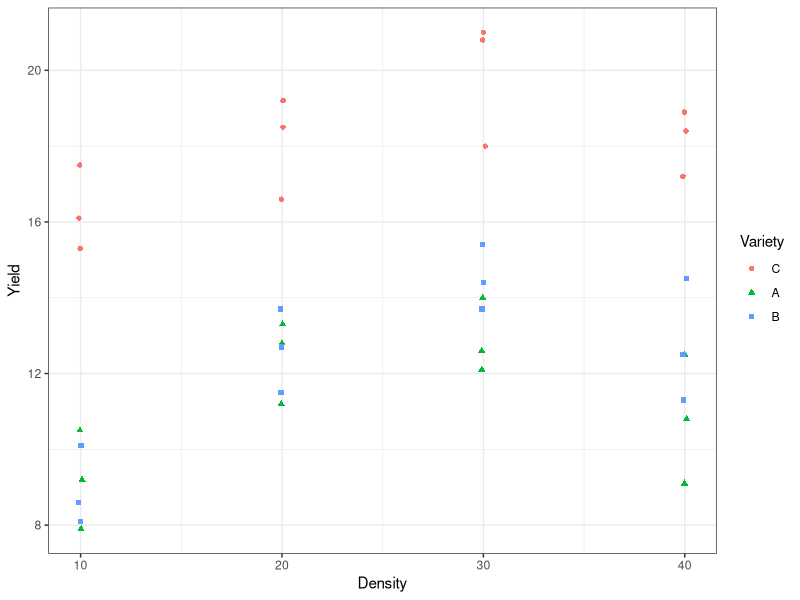
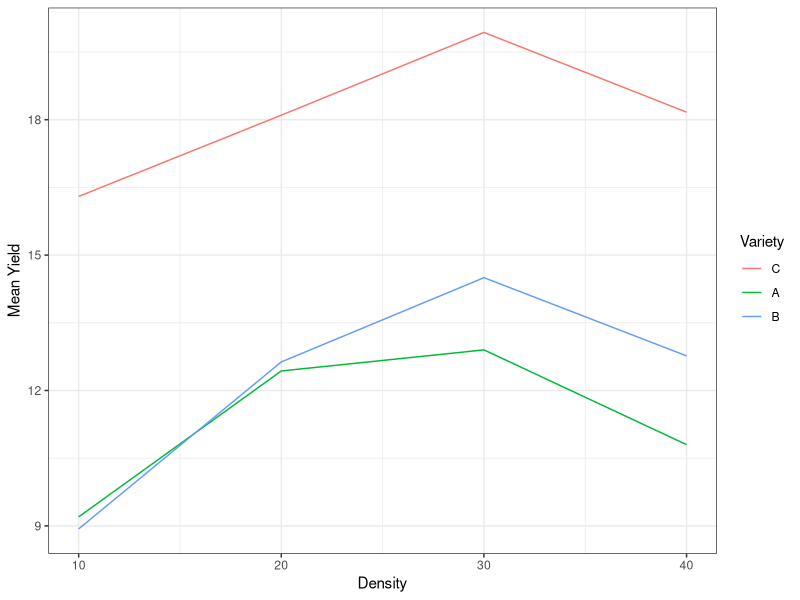
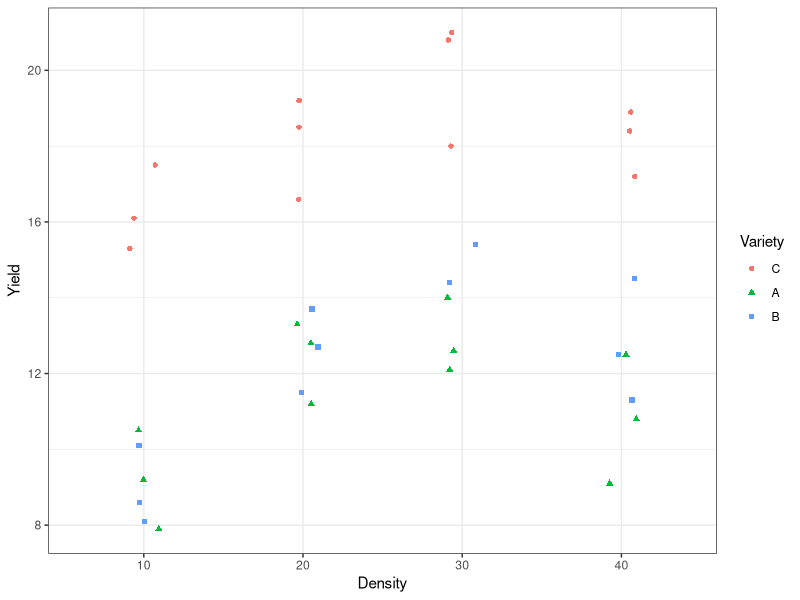
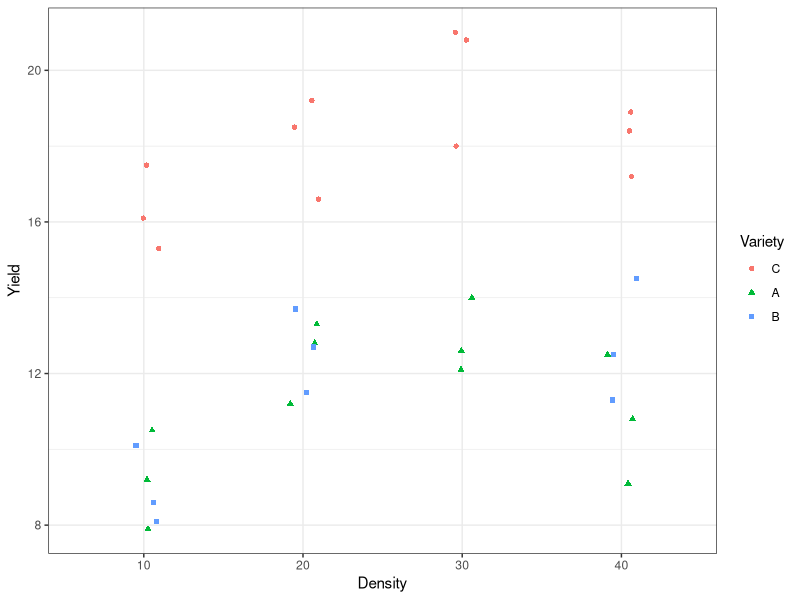
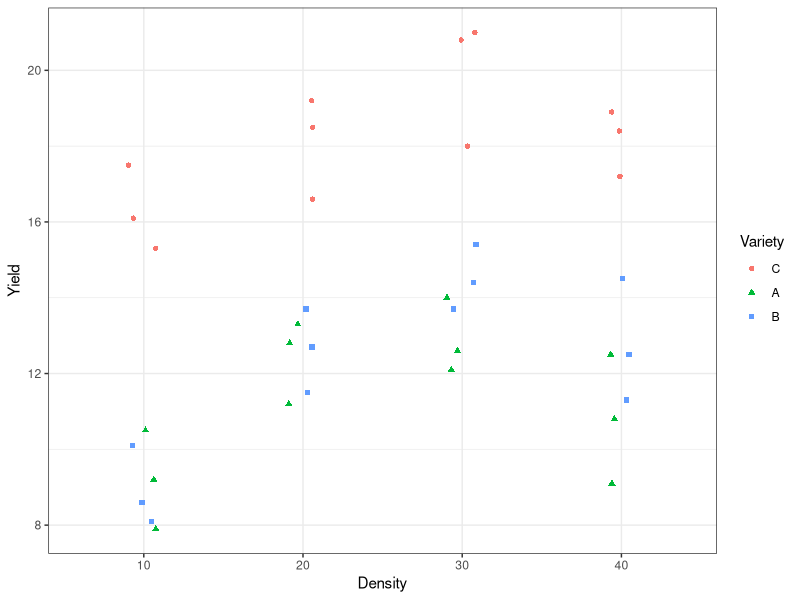
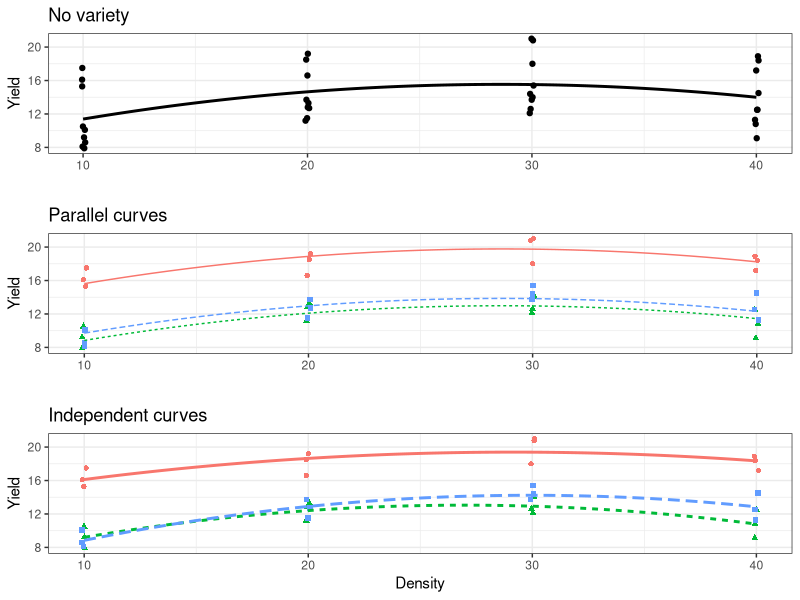
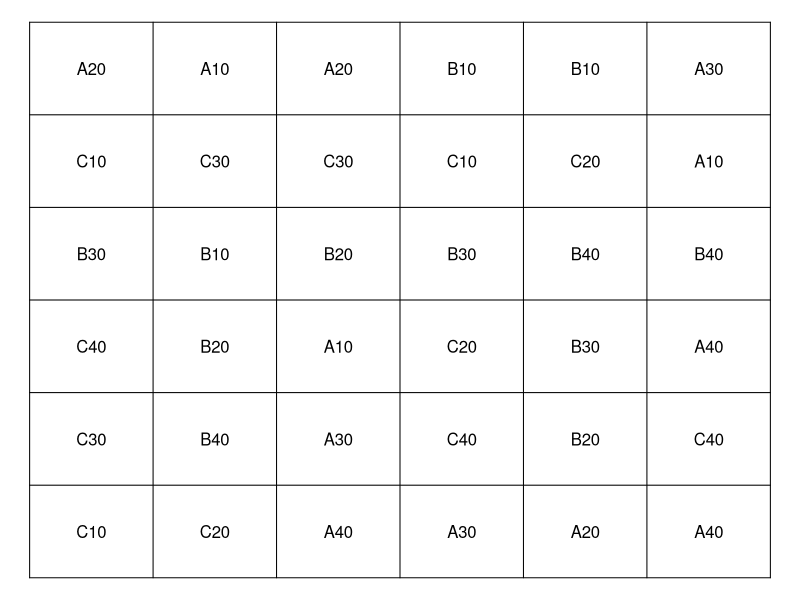
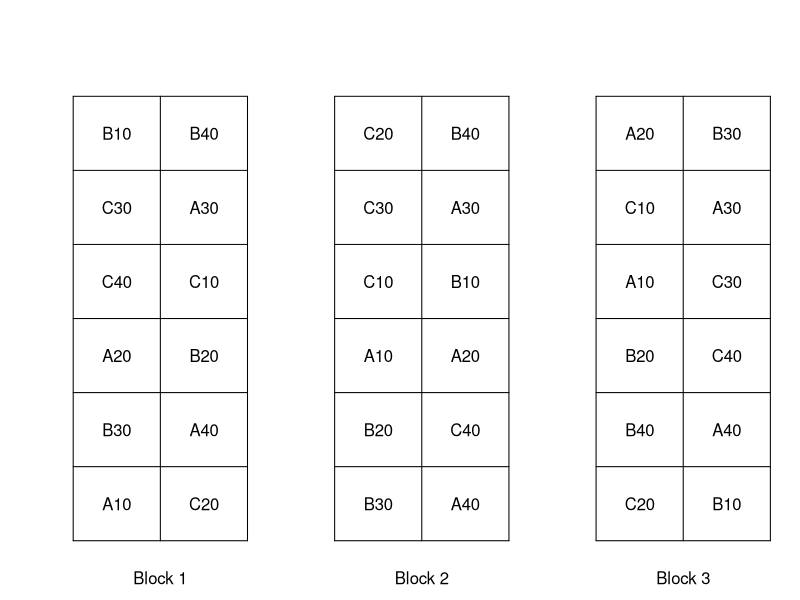

R code for these plots, in order:
## ----libraries, message=FALSE, warning=FALSE, echo=FALSE-------------------------------------------
library("tidyverse")
library("gridExtra")
# library("xtable")
# library("Sleuth3")


## ----set_seed, echo=FALSE--------------------------------------------------------------------------
set.seed(2)


## ----echo=FALSE------------------------------------------------------------------------------------
tomato = structure(list(Variety = structure(c(1L, 1L, 1L, 1L, 1L, 1L, 
1L, 1L, 1L, 1L, 1L, 1L, 2L, 2L, 2L, 2L, 2L, 2L, 2L, 2L, 2L, 2L, 
2L, 2L, 3L, 3L, 3L, 3L, 3L, 3L, 3L, 3L, 3L, 3L, 3L, 3L), .Label = c("A", 
"B", "C"), class = "factor"), Density = c(10L, 10L, 10L, 20L, 
20L, 20L, 30L, 30L, 30L, 40L, 40L, 40L, 10L, 10L, 10L, 20L, 20L, 
20L, 30L, 30L, 30L, 40L, 40L, 40L, 10L, 10L, 10L, 20L, 20L, 20L, 
30L, 30L, 30L, 40L, 40L, 40L), Yield = c(7.9, 9.2, 10.5, 11.2, 
12.8, 13.3, 12.1, 12.6, 14, 9.1, 10.8, 12.5, 8.1, 8.6, 10.1, 
11.5, 12.7, 13.7, 13.7, 14.4, 15.4, 11.3, 12.5, 14.5, 15.3, 16.1, 
17.5, 16.6, 18.5, 19.2, 18, 20.8, 21, 17.2, 18.4, 18.9)), .Names = c("Variety", 
"Density", "Yield"), class = "data.frame", row.names = c(NA, 
-36L))
tomato$Variety = relevel(tomato$Variety, ref="C")

ggplot(tomato, aes(x=Density, y=Yield, color=Variety, shape = Variety)) + 
  geom_jitter(height=0, width=0.1) + theme_bw()


## --------------------------------------------------------------------------------------------------
sm = tomato %>% 
  group_by(Variety, Density) %>% 
  summarize(n    = n(),
            mean = mean(Yield),
            sd   = sd(Yield))
sm


## ----echo=TRUE-------------------------------------------------------------------------------------
tomato$Density = factor(tomato$Density)
m = lm(Yield~Variety+Density, tomato)
drop1(m, test="F")
m = lm(Yield~Variety*Density, tomato)
drop1(m, scope = ~Variety+Density+Variety:Density, test="F")


## --------------------------------------------------------------------------------------------------
ggplot(sm, aes(x=Density, y=mean, col=Variety)) + 
  geom_line() + 
  labs(y="Mean Yield") + 
  theme_bw()


## ----echo=TRUE-------------------------------------------------------------------------------------
tomato$Density = factor(tomato$Density)
m = lm(Yield~Variety*Density, tomato)
anova(m)


## ----echo=TRUE-------------------------------------------------------------------------------------
library(emmeans)
emmeans(m, pairwise~Variety)


## ----echo=TRUE-------------------------------------------------------------------------------------
emmeans(m, pairwise~Density)


## ----echo=TRUE-------------------------------------------------------------------------------------
emmeans(m, pairwise~Variety*Density)


## --------------------------------------------------------------------------------------------------
tomato_unbalanced = tomato[-19,]
ggplot(tomato_unbalanced, aes(x=Density, y=Yield, color=Variety, shape = Variety)) +  
  geom_jitter(height=0, width=0.1) + theme_bw()


## --------------------------------------------------------------------------------------------------
sm_unbalanced = tomato_unbalanced %>% 
  group_by(Variety, Density) %>% 
  summarize(n    = n(),
            mean = mean(Yield),
            sd   = sd(Yield))
sm_unbalanced


## ----echo=TRUE-------------------------------------------------------------------------------------
m = lm(Yield~Variety*Density, tomato_unbalanced)
anova(m)


## ----echo=TRUE-------------------------------------------------------------------------------------
emmeans(m, pairwise~Variety)


## ----echo=TRUE-------------------------------------------------------------------------------------
emmeans(m, pairwise~Density)


## ----echo=TRUE-------------------------------------------------------------------------------------
emmeans(m, pairwise~Variety*Density)


## --------------------------------------------------------------------------------------------------
tomato_incomplete = tomato %>%
  filter(!(Variety == "B" & Density == 30)) %>%
  mutate(VarietyDensity = paste0(Variety,Density))
ggplot(tomato_incomplete, aes(x=Density, y=Yield, color=Variety, shape = Variety)) + 
  geom_jitter(height=0, width=0.1) + theme_bw()


## --------------------------------------------------------------------------------------------------
sm_incomplete = tomato_incomplete %>% 
  group_by(Variety, Density) %>% 
  summarize(n    = n(),
            mean = mean(Yield),
            sd   = sd(Yield))
sm_incomplete


## ----echo=TRUE-------------------------------------------------------------------------------------
m <- lm(Yield ~ Variety*Density, data=tomato_incomplete)
anova(m)


## ----echo=TRUE-------------------------------------------------------------------------------------
m = lm(Yield~Variety:Density, tomato_incomplete)
anova(m)


## ----echo=TRUE-------------------------------------------------------------------------------------
m = lm(Yield ~ VarietyDensity, tomato_incomplete)
em <- emmeans(m, ~ VarietyDensity) 
contrast(em, method = list(
#         A10 A20 A30 A40 B10 B20     B40 C10 C20 C30 C40  
"C-B" = c(  0,  0,  0,  0, -1, -1,     -1,  1,  1,  0,  1)/3,
"C-A" = c( -1, -1, -1, -1,  0,  0,      0,  1,  1,  1,  1)/4,
"B-A" = c( -1, -1,  0, -1,  1,  1,      1,  0,  0,  0,  0)/3)) %>%
  confint


## ----echo=TRUE-------------------------------------------------------------------------------------
m = lm(Yield~Variety:Density, tomato_incomplete)
emmeans(m, pairwise~Variety:Density) # We could have used the VarietyDensity model, but this looks nicer


## ----echo=FALSE------------------------------------------------------------------------------------
ggplot(tomato, aes(x=Density, y=Yield, color=Variety, shape = Variety)) + 
  geom_jitter(height=0, width=0.1) + theme_bw()


## ----fig.height=5.2--------------------------------------------------------------------------------
tomato = structure(list(Variety = structure(c(1L, 1L, 1L, 1L, 1L, 1L, 
1L, 1L, 1L, 1L, 1L, 1L, 2L, 2L, 2L, 2L, 2L, 2L, 2L, 2L, 2L, 2L, 
2L, 2L, 3L, 3L, 3L, 3L, 3L, 3L, 3L, 3L, 3L, 3L, 3L, 3L), .Label = c("A", 
"B", "C"), class = "factor"), Density = c(10L, 10L, 10L, 20L, 
20L, 20L, 30L, 30L, 30L, 40L, 40L, 40L, 10L, 10L, 10L, 20L, 20L, 
20L, 30L, 30L, 30L, 40L, 40L, 40L, 10L, 10L, 10L, 20L, 20L, 20L, 
30L, 30L, 30L, 40L, 40L, 40L), Yield = c(7.9, 9.2, 10.5, 11.2, 
12.8, 13.3, 12.1, 12.6, 14, 9.1, 10.8, 12.5, 8.1, 8.6, 10.1, 
11.5, 12.7, 13.7, 13.7, 14.4, 15.4, 11.3, 12.5, 14.5, 15.3, 16.1, 
17.5, 16.6, 18.5, 19.2, 18, 20.8, 21, 17.2, 18.4, 18.9)), .Names = c("Variety", 
"Density", "Yield"), class = "data.frame", row.names = c(NA, 
-36L))
tomato$Variety = relevel(tomato$Variety, ref="C")

g1 = ggplot(tomato, aes(x=Density, y=Yield)) + geom_jitter(height=0, width=0.1) + 
  stat_smooth(method="lm", formula=y~x+I(x^2), se=FALSE, color="black") +
  labs(title="No variety", x = "") + theme_bw()


# Need to construct the parallel curves 
lines = with(tomato,expand.grid(Density=seq(min(Density),max(Density),length=41),
                               Variety=levels(Variety)))
lines$Yield <- predict(lm(Yield~Density+I(Density^2)+Variety, tomato),lines)

g2 = ggplot(tomato, aes(x=Density, y=Yield, 
                        color=Variety, shape = Variety, linetype = Variety)) + 
  geom_jitter(height=0, width=0.1) + 
  geom_line(data=lines) + labs(title="Parallel curves", x = "") + theme_bw() +
  theme(legend.position = "none")

g3 = ggplot(tomato, aes(x=Density, y=Yield, 
                        color=Variety, shape = Variety, linetype = Variety)) + 
  geom_jitter(height=0, width=0.1) + 
  stat_smooth(method="lm", formula=y~x+I(x^2), se=FALSE) +
  labs(title="Independent curves") + theme_bw() +
  theme(legend.position = "none")
grid.arrange(g1,g2,g3, ncol=1)


## --------------------------------------------------------------------------------------------------
summary(lm(Yield~Density+I(Density^2), tomato))


## --------------------------------------------------------------------------------------------------
summary(lm(Yield~Density+I(Density^2) + Variety, tomato))


## --------------------------------------------------------------------------------------------------
summary(lm(Yield~Density*Variety+I(Density^2)*Variety, tomato))


## ----out.width='0.6\\textwidth', echo=FALSE--------------------------------------------------------
set.seed(20121204)
opar = par(mar=rep(0,4))
plot(0,0, type="n", axes=F, 
     xlab='', ylab='', xlim=c(0.5,6.5), ylim=c(0.5,6.5))
segments(1:7-.5, .5, 1:7-.5, 6.5)
segments(.5, 1:7-.5, 6.5, 1:7-.5)
trts = rep(paste(rep(c("A","B","C"),each=4), rep(seq(10,40,by=10), 3), sep=""),3)
text(rep(1:6, each=6), rep(1:6, 6), sample(trts))
par(opar)


## ----out.width='0.6\\textwidth', echo=FALSE--------------------------------------------------------
set.seed(20121204)
opar = par(mar=rep(0,4))
plot(0,0, type="n", axes=F, 
     xlab='', ylab='', xlim=c(0,8.5), ylim=c(0,7.5))
segments(1:9-.5, .5, 1:9-.5, 6.5)
for (i in c(.5, 3.5, 6.5)) segments(i, 1:7-.5, i+2, 1:7-.5)
trts = paste(rep(c("A","B","C"),each=4), rep(seq(10,40,by=10), 3), sep="")
for (i in c(1, 4, 7)) text(rep(c(i,i+1), each=2), rep(1:6, 2), sample(trts))
text(c(1.5,4.5,7.5), 0, paste("Block", 1:3))
par(opar)


## ----out.width='0.4\\textwidth', fig.width=4, fig.height=3, echo=FALSE-----------------------------
set.seed(20121204)
opar = par(mar=rep(0,4))
plot(0,0, type="n", axes=F, 
     xlab='', ylab='', xlim=c(0,5.5), ylim=c(0,4))
segments(1:6-.5, .5, 1:6-.5, 3.5)
for (i in c(.5, 3.5)) segments(i, 1:4-.5, i+2, 1:4-.5)
trts = rep(c("A","B","C"),each=2)
for (i in c(1, 4)) text(rep(c(i,i+1), each=3), rep(1:3, 2), sample(trts))
text(c(1,2,4,5), .3, paste("Block", 1:2))
text(c(1.5,4.5), 3.7, c("Blocked","Unblocked"))
par(opar)
